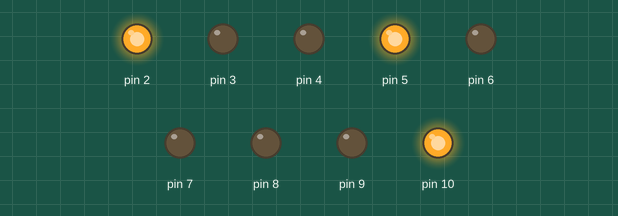
This sketch was run on a simulated Arduino Uno, built with avr-gcc and run on an emulated ATmega328P. Shown: output pins drawn as LEDs (lit = HIGH). Random numbers use the default seed unless the sketch sets one.

Above: at 0.1 s.
At 20.1 s:
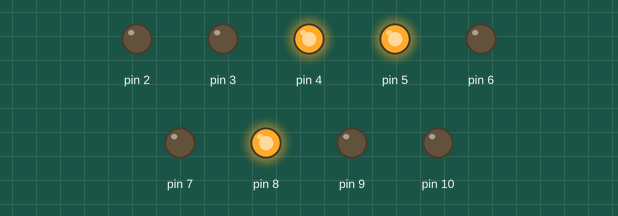
At 30.1 s:
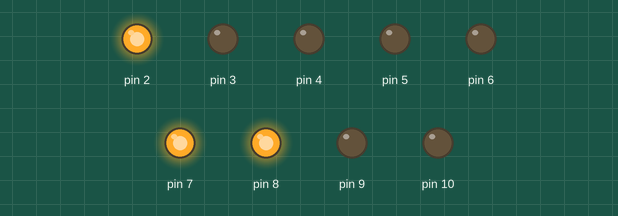
Timing chart, 0 to 36.5 s (numbered marks = the images above):
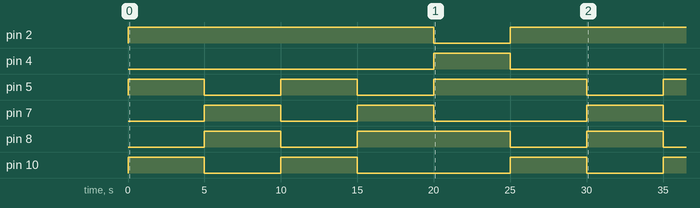

Measured:
- by itself, pin 2: LOW → HIGH at 0.00 s, → LOW 20.0 s later, → HIGH 5.0 s later
- by itself, pin 4: LOW → HIGH at 20.0 s, → LOW 5.0 s later
- by itself, pin 5: goes HIGH 5.0 s, LOW 5.0 s, HIGH 5.0 s, LOW 5.0 s, HIGH 10.0 s, LOW 5.0 s, then HIGH
- by itself, pin 7: goes HIGH 5.0 s, LOW 5.0 s, HIGH 5.0 s, LOW 10.0 s, HIGH 5.0 s, then LOW
- by itself, pin 8: goes HIGH 5.0 s, LOW 5.0 s, HIGH 10.0 s, LOW 5.0 s, HIGH 5.0 s, then LOW
- by itself, pin 10: goes HIGH 5.0 s, LOW 5.0 s, HIGH 5.0 s, LOW 10.0 s, HIGH 5.0 s, LOW 5.0 s, then HIGH

The sketch:

lighters.ino
```cpp
class Lighter {
    public:
        const int ID;

    private:
        const int RED_PIN;
        const int YELLOW_PIN;
        const int GREEN_PIN;

    public:
      Lighter(int redPin, int yellowPin, int greenPin,int id) : RED_PIN(redPin), YELLOW_PIN(yellowPin), GREEN_PIN(greenPin), ID(id) {
      }

      bool isGreen () {
        return digitalRead(GREEN_PIN)==HIGH;
      }

      void setGreenLight() {
        digitalWrite(GREEN_PIN, HIGH);
        digitalWrite(RED_PIN, LOW);
      }

      void setRedLight()    {
        digitalWrite(GREEN_PIN, LOW);
        digitalWrite(RED_PIN, HIGH);
      }

      void init () {
        pinMode(GREEN_PIN, OUTPUT);
        digitalWrite(GREEN_PIN, LOW);

        pinMode(YELLOW_PIN, OUTPUT);
        digitalWrite(YELLOW_PIN, LOW);

        pinMode(RED_PIN, OUTPUT);
        digitalWrite(RED_PIN, LOW);
    }
};

/*
* CONFIG BEGIN
*/

  // red pin, yellow pin, green pin, id
  // id is not used for lighters logic but can be helpfull for debugging
  Lighter firstLighter(2,3,4, 0);
  Lighter secondLighter(5,6,7, 1);
  Lighter thirdLighter(8,9,10, 2);


  // CREATING LIGHTERS ARRAY
  Lighter lighters[] = {firstLighter, secondLighter, thirdLighter};

  const int DELAY_IN_MS = 5000;

  const int LENGTH = sizeof(lighters)/sizeof(lighters[0]);
/*
* CONFIG END
*/

/*
*   returns number beetween 0 and max(exclusive)
*/
int getRandom (int max) {
    return random(max);
}

void sleep(int delayInMs) {
  delay(delayInMs);
}

void iteration (Lighter* lighters, int delay, int lightersAmount) {
    int random;

    do {
        random = getRandom(lightersAmount);
    } while (lighters[random].isGreen());

    for (int iterator = 0; iterator<lightersAmount; iterator++) {
        if (iterator==random) {
            lighters[iterator].setGreenLight();
        } else {
            lighters[iterator].setRedLight();
        }
    }

    sleep(delay);
}

void setup() {
  randomSeed(analogRead(A0));
  for (int iterator = 0; iterator<LENGTH; iterator++) {
        lighters[iterator].init();
  }

  while (true) {
    iteration(lighters, DELAY_IN_MS, LENGTH);
    if (DELAY_IN_MS==-1) break;
  }
}

void loop() {
}
```
